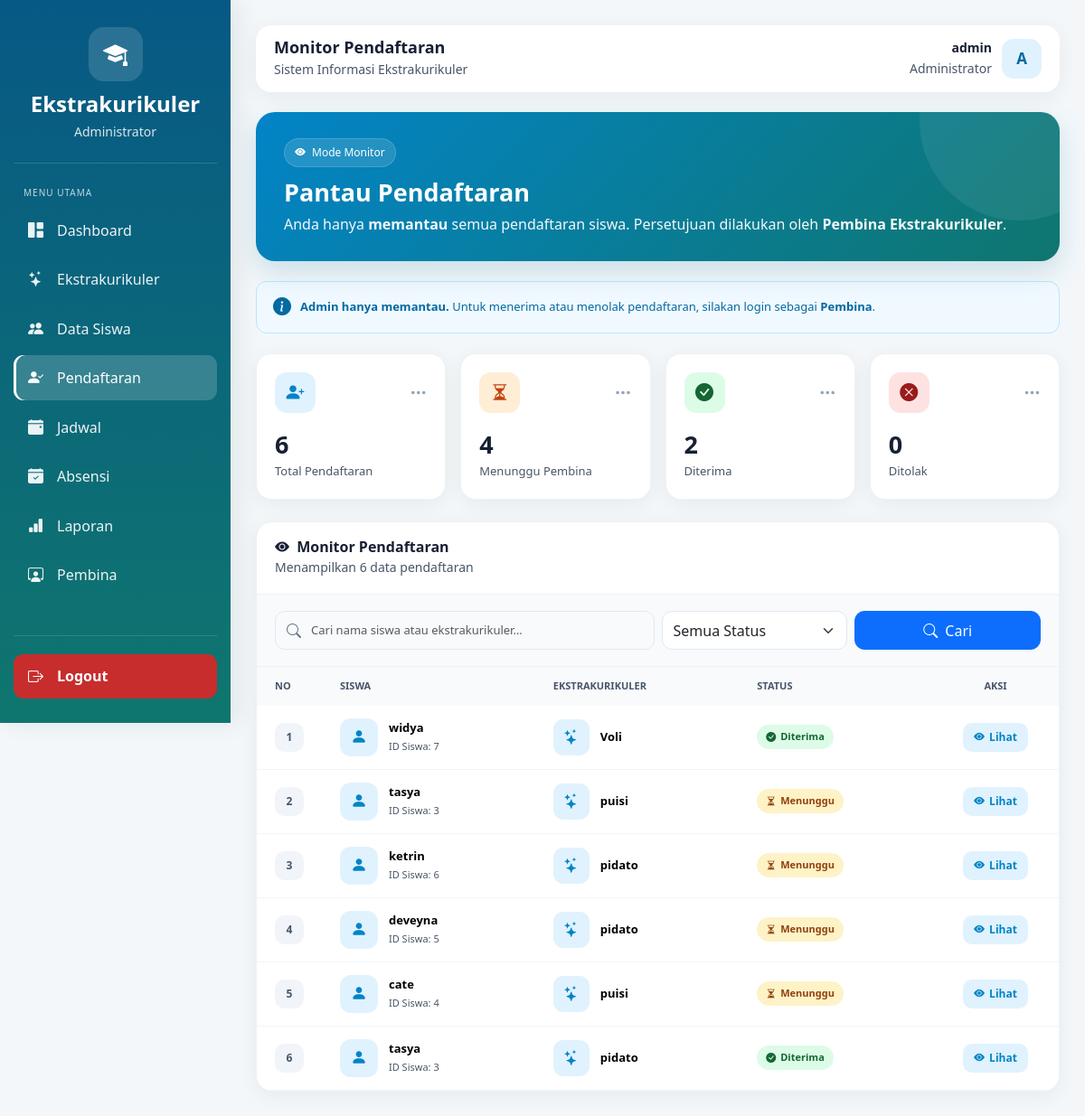
Page /admin/pendaftaran.php (signed in) on the committed database.
### tables this page shows
CREATE TABLE `pendaftaran` (
  `id` int(11) NOT NULL,
  `ekskul_id` int(11) NOT NULL,
  `tanggal_daftar` date NOT NULL,
  `status` enum('menunggu','diterima','ditolak') DEFAULT 'menunggu',
  `siswa_id` int(11) NOT NULL
);

CREATE TABLE `siswa` (
  `id` int(11) NOT NULL,
  `nama_siswa` varchar(100) NOT NULL,
  `username` varchar(50) NOT NULL,
  `password` varchar(255) NOT NULL,
  `user_id` int(11) NOT NULL,
  `nis` varchar(30) DEFAULT NULL,
  `kelas` varchar(50) DEFAULT NULL,
  `jenis_kelamin` varchar(20) DEFAULT NULL,
  `alamat` text DEFAULT NULL
);

CREATE TABLE `ekstrakurikuler` (
  `id` int(11) NOT NULL,
  `nama_ekskul` varchar(100) NOT NULL,
  `deskripsi` text DEFAULT NULL,
  `pembina` varchar(100) DEFAULT NULL,
  `jadwal` varchar(100) DEFAULT NULL,
  `lokasi` varchar(100) DEFAULT NULL,
  `created_at` timestamp NOT NULL DEFAULT current_timestamp()
);

### admin/pendaftaran.php (the view, shortened to what this page needs)
<?php
require_once __DIR__ . "/../config/config.php";
$namaAdmin = $_SESSION['nama'] ?? "Administrator";
$inisial   = strtoupper(substr(trim($namaAdmin), 0, 1));
$keyword      = trim($_GET['keyword'] ?? "");
$where = [];
$whereSQL = count($where) > 0 ? "WHERE " . implode(" AND ", $where) : "";
$listPendaftaran = [];
$queryPendaftaran = mysqli_query($conn,
    "SELECT
        p.id, p.siswa_id, p.ekskul_id, p.status,
        s.nama_siswa,
        e.nama_ekskul
     FROM pendaftaran p
     INNER JOIN siswa s ON p.siswa_id = s.id
     INNER JOIN ekstrakurikuler e ON p.ekskul_id = e.id
     $whereSQL
     ORDER BY p.id DESC");
while ($r = mysqli_fetch_assoc($queryPendaftaran)) {
    $listPendaftaran[] = $r;
}
$totalPendaftaran = 0;
$totalMenunggu    = 0;
$totalDiterima    = 0;
$totalDitolak     = 0;
$queryStatistik = mysqli_query($conn,
    "SELECT
        COUNT(*) AS total,
        SUM(CASE WHEN status = 'menunggu' THEN 1 ELSE 0 END) AS menunggu,
        SUM(CASE WHEN status = 'diterima' THEN 1 ELSE 0 END) AS diterima,
        SUM(CASE WHEN status = 'ditolak'  THEN 1 ELSE 0 END) AS ditolak
     FROM pendaftaran");
if ($queryStatistik) {
    $stat = mysqli_fetch_assoc($queryStatistik);
    $totalPendaftaran = (int)($stat['total']    ?? 0);
    $totalMenunggu    = (int)($stat['menunggu'] ?? 0);
    $totalDiterima    = (int)($stat['diterima'] ?? 0);
    $totalDitolak     = (int)($stat['ditolak']  ?? 0);
}
?>
<!DOCTYPE html>
<html lang="id">
<head>
<link rel="preload" href="https://cdn.jsdelivr.net/npm/bootstrap@5.3.3/dist/css/bootstrap.min.css" as="style" onload="this.onload=null;this.rel='stylesheet'">
<link rel="preload" href="https://cdn.jsdelivr.net/npm/bootstrap-icons@1.11.3/font/bootstrap-icons.min.css" as="style" onload="this.onload=null;this.rel='stylesheet'">
</head>
<body>
<nav class="sidebar" aria-label="Menu utama">
    <div class="brand">
        <div class="brand-icon" aria-hidden="true">
            <i class="bi bi-mortarboard-fill"></i>
        </div>
        <h4>Ekstrakurikuler</h4>
        <small>Administrator</small>
    </div>
    <div class="menu-title">Menu Utama</div>
    <a href="dashboard_admin.php">
        <i class="bi bi-grid-1x2-fill" aria-hidden="true"></i>
        <span>Dashboard</span>
    </a>
    <a href="ekstrakurikuler.php">
        <i class="bi bi-stars" aria-hidden="true"></i>
        <span>Ekstrakurikuler</span>
    </a>
    <a href="data_siswa.php">
        <i class="bi bi-people-fill" aria-hidden="true"></i>
        <span>Data Siswa</span>
    </a>
    <a href="pendaftaran.php" class="active">
        <i class="bi bi-person-check-fill" aria-hidden="true"></i>
        <span>Pendaftaran</span>
    </a>
    <a href="jadwal.php">
        <i class="bi bi-calendar-event-fill" aria-hidden="true"></i>
        <span>Jadwal</span>
    </a>
    <a href="absensi.php">
        <i class="bi bi-calendar-check-fill" aria-hidden="true"></i>
        <span>Absensi</span>
    </a>
    <a href="laporan.php">
        <i class="bi bi-bar-chart-fill" aria-hidden="true"></i>
        <span>Laporan</span>
    </a>
    <a href="pembina.php">
        <i class="bi bi-person-workspace" aria-hidden="true"></i>
        <span>Pembina</span>
    </a>
    <div class="logout">
        <a href="../logout.php">
            <i class="bi bi-box-arrow-right" aria-hidden="true"></i>
            <span>Logout</span>
        </a>
    </div>
</nav>
<main class="content">
    <header class="topbar">
        <div class="topbar-title">
            <h1 class="h5">Monitor Pendaftaran</h1>
            <small>Sistem Informasi Ekstrakurikuler</small>
        </div>
        <div class="admin-area">
            <div class="admin-info">
                <strong><?= htmlspecialchars($namaAdmin); ?></strong>
                <small>Administrator</small>
            </div>
            <div class="admin-avatar" aria-hidden="true"><?= htmlspecialchars($inisial); ?></div>
        </div>
    </header>
    <section class="welcome">
        <div class="welcome-content">
            <div class="welcome-badge">
                <i class="bi bi-eye-fill" aria-hidden="true"></i>
                Mode Monitor
            </div>
            <h2>Pantau Pendaftaran</h2>
            <p>
                Anda hanya <strong>memantau</strong> semua pendaftaran siswa.
                Persetujuan dilakukan oleh <strong>Pembina Ekstrakurikuler</strong>.
            </p>
        </div>
    </section>
    <div class="alert-info-soft" role="alert">
        <i class="bi bi-info-circle-fill fs-5" aria-hidden="true"></i>
        <div>
            <strong>Admin hanya memantau.</strong>
            Untuk menerima atau menolak pendaftaran, silakan login sebagai
            <strong>Pembina</strong>.
        </div>
    </div>
    <section class="row g-3 mb-4" aria-label="Statistik pendaftaran">
        <div class="col-xl col-md-6">
            <div class="stat-card">
                <div class="stat-top">
                    <div class="stat-icon icon-blue" aria-hidden="true">
                        <i class="bi bi-person-plus-fill"></i>
                    </div>
                    <div class="stat-arrow" aria-hidden="true">
                        <i class="bi bi-three-dots"></i>
                    </div>
                </div>
                <div class="stat-number"><?= $totalPendaftaran; ?></div>
                <div class="stat-label">Total Pendaftaran</div>
            </div>
        </div>
        <div class="col-xl col-md-6">
            <div class="stat-card">
                <div class="stat-top">
                    <div class="stat-icon icon-orange" aria-hidden="true">
                        <i class="bi bi-hourglass-split"></i>
                    </div>
                    <div class="stat-arrow" aria-hidden="true">
                        <i class="bi bi-three-dots"></i>
                    </div>
                </div>
                <div class="stat-number"><?= $totalMenunggu; ?></div>
                <div class="stat-label">Menunggu Pembina</div>
            </div>
        </div>
        <div class="col-xl col-md-6">
            <div class="stat-card">
                <div class="stat-top">
                    <div class="stat-icon icon-green" aria-hidden="true">
                        <i class="bi bi-check-circle-fill"></i>
                    </div>
                    <div class="stat-arrow" aria-hidden="true">
                        <i class="bi bi-three-dots"></i>
                    </div>
                </div>
                <div class="stat-number"><?= $totalDiterima; ?></div>
                <div class="stat-label">Diterima</div>
            </div>
        </div>
        <div class="col-xl col-md-6">
            <div class="stat-card">
                <div class="stat-top">
                    <div class="stat-icon icon-red" aria-hidden="true">
                        <i class="bi bi-x-circle-fill"></i>
                    </div>
                    <div class="stat-arrow" aria-hidden="true">
                        <i class="bi bi-three-dots"></i>
                    </div>
                </div>
                <div class="stat-number"><?= $totalDitolak; ?></div>
                <div class="stat-label">Ditolak</div>
            </div>
        </div>
    </section>
    <section class="section-card">
        <div class="section-header">
            <div>
                <h2><i class="bi bi-eye-fill me-1" aria-hidden="true"></i> Monitor Pendaftaran</h2>
                <small>Menampilkan <?= count($listPendaftaran); ?> data pendaftaran</small>
            </div>
        </div>
        <div class="search-area">
            <form method="GET" action="pendaftaran.php">
                <div class="row g-2">
                    <div class="col-lg-6">
                        <div class="search-input">
                            <i class="bi bi-search" aria-hidden="true"></i>
                            <input type="text" name="keyword" class="form-control"
                                   placeholder="Cari nama siswa atau ekstrakurikuler..."
                                   value="<?= htmlspecialchars($keyword); ?>">
                        </div>
                    </div>
                    <div class="col-lg-3">
                        <select name="status" class="form-select">
                            <option value="">Semua Status</option>
                        </select>
                    </div>
                    <div class="col-lg-3 d-flex gap-2">
                        <button type="submit" class="btn btn-primary flex-grow-1"
                                style="height:43px;border-radius:11px;">
                            <i class="bi bi-search me-1" aria-hidden="true"></i> Cari
                        </button>
                    </div>
                </div>
            </form>
        </div>
        <?php if (count($listPendaftaran) > 0): ?>
        <div class="table-responsive">
            <table class="table">
                <thead>
                    <tr>
                        <th width="60">No</th>
                        <th>Siswa</th>
                        <th>Ekstrakurikuler</th>
                        <th>Status</th>
                        <th width="140" class="text-center">Aksi</th>
                    </tr>
                </thead>
                <tbody>
                <?php $no = 1; foreach ($listPendaftaran as $row): ?>
                    <?php
                    $st = strtolower(trim($row['status']));
                    if ($st === 'diterima') {
                        $cls = 'status-diterima'; $icon = 'bi-check-circle-fill';
                    } elseif ($st === 'ditolak') {
                        $cls = 'status-ditolak';  $icon = 'bi-x-circle-fill';
                    } else {
                        $cls = 'status-menunggu'; $icon = 'bi-hourglass-split';
                    }
                    ?>
                    <tr>
                        <td>
                            <div class="number-box"><?= $no++; ?></div>
                        </td>
                        <td>
                            <div class="student-box">
                                <div class="student-avatar" aria-hidden="true">
                                    <i class="bi bi-person-fill"></i>
                                </div>
                                <div class="student-info">
                                    <strong><?= htmlspecialchars($row['nama_siswa']); ?></strong>
                                    <small>ID Siswa: <?= htmlspecialchars($row['siswa_id']); ?></small>
                                </div>
                            </div>
                        </td>
                        <td>
                            <div class="ekskul-box">
                                <div class="ekskul-icon" aria-hidden="true">
                                    <i class="bi bi-stars"></i>
                                </div>
                                <div class="ekskul-name"><?= htmlspecialchars($row['nama_ekskul']); ?></div>
                            </div>
                        </td>
                        <td>
                            <span class="status-badge <?= $cls; ?>">
                                <i class="bi <?= $icon; ?>" aria-hidden="true"></i>
                                <?= htmlspecialchars(ucfirst($row['status'])); ?>
                            </span>
                        </td>
                        <td class="text-center">
                            <button type="button" class="btn-detail"
                                    data-bs-toggle="modal"
                                    data-bs-target="#modalDetail<?= (int)$row['id']; ?>">
                                <i class="bi bi-eye-fill" aria-hidden="true"></i>
                                Lihat
                            </button>
                        </td>
                    </tr>
                <?php endforeach; ?>
                </tbody>
            </table>
        </div>
        <?php endif; ?>
    </section>
</main>
</body>
</html>

### rows in the picture
pendaftaran: siswa.nama_siswa "widya", siswa "7", ekskul.nama_ekskul "Voli", status "Diterima"
pendaftaran: siswa.nama_siswa "tasya", siswa "3", ekskul.nama_ekskul "puisi", status "Menunggu"
pendaftaran: siswa.nama_siswa "ketrin", siswa "6", ekskul.nama_ekskul "pidato", status "Menunggu"
pendaftaran: siswa.nama_siswa "deveyna", siswa "5", ekskul.nama_ekskul "pidato", status "Menunggu"
pendaftaran: siswa.nama_siswa "cate", siswa "4", ekskul.nama_ekskul "puisi", status "Menunggu"
pendaftaran: siswa.nama_siswa "tasya", siswa "3", ekskul.nama_ekskul "pidato", status "Diterima"

### other values in the picture
$namaAdmin "admin"
$inisial "A"
$totalPendaftaran "6"
$totalMenunggu "4"
$totalDiterima "2"
$totalDitolak "0"
count($listPendaftaran) "6"
